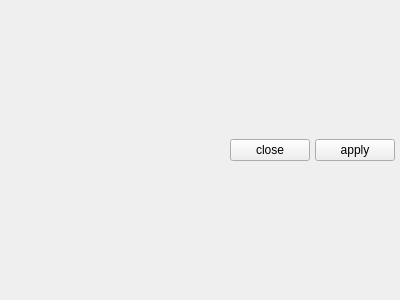
<?xml version="1.0" encoding="UTF-8"?>
<ui version="4.0">
 <class>Form</class>
 <widget class="QWidget" name="Form">
  <property name="geometry">
   <rect>
    <x>0</x>
    <y>0</y>
    <width>400</width>
    <height>300</height>
   </rect>
  </property>
  <property name="windowTitle">
   <string>Form</string>
  </property>
  <layout class="QGridLayout" name="gridLayout">
   <property name="margin">
    <number>5</number>
   </property>
   <property name="spacing">
    <number>5</number>
   </property>
   <item row="0" column="0">
    <widget class="QWidget" name="widget" native="true">
     <layout class="QHBoxLayout" name="horizontalLayout">
      <property name="spacing">
       <number>5</number>
      </property>
      <property name="margin">
       <number>0</number>
      </property>
      <item>
       <spacer name="horizontalSpacer">
        <property name="orientation">
         <enum>Qt::Horizontal</enum>
        </property>
        <property name="sizeHint" stdset="0">
         <size>
          <width>40</width>
          <height>20</height>
         </size>
        </property>
       </spacer>
      </item>
      <item>
       <widget class="QPushButton" name="pushbutton_close">
        <property name="text">
         <string>close</string>
        </property>
       </widget>
      </item>
      <item>
       <widget class="QPushButton" name="pushbutton_apply">
        <property name="text">
         <string>apply</string>
        </property>
       </widget>
      </item>
     </layout>
    </widget>
   </item>
  </layout>
 </widget>
 <resources/>
 <connections/>
</ui>
